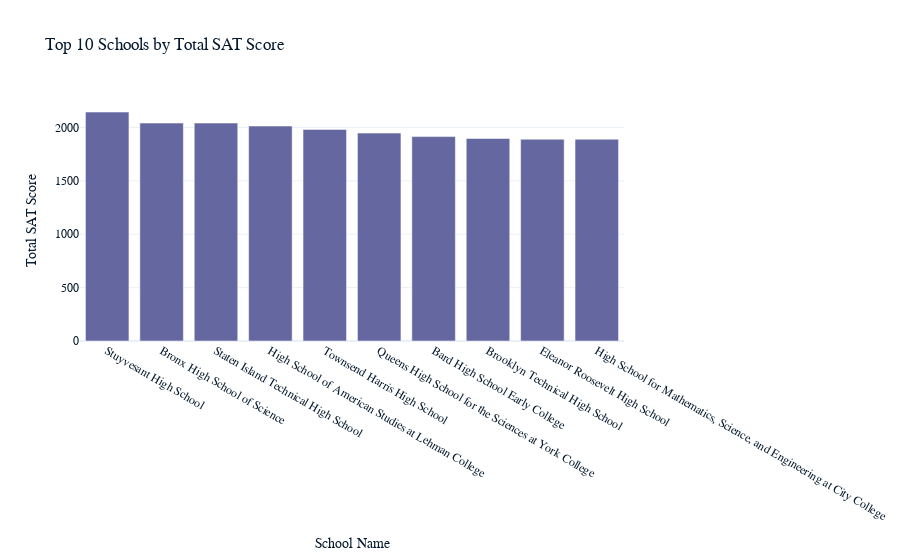

Notebook source saved alongside this figure:
### Code cell
import plotly.express as px

# Sort and select top 10 schools
sorted_schools = top_10_schools1[['school_name', 'total_SAT']].sort_values(by='total_SAT', ascending=False).head(10)

# Create bar chart
fig = px.bar(sorted_schools, x='school_name', y='total_SAT', title='Top 10 Schools by Total SAT Score', labels={'school_name': 'School Name', 'total_SAT': 'Total SAT Score'})
fig.show()

# Update the top_10_schools variable
sorted_schools

### Figure 1 — Plotly figure (JSON) as saved in the notebook; plotly's stock layout.template omitted (floating-point values rounded to 4 significant figures)
{"data": [{"alignmentgroup": "True", "hovertemplate": "School Name=%{x}<br>Total SAT Score=%{y}<extra></extra>", "legendgroup": "", "marker": {"color": "#6568a0", "pattern": {"shape": ""}}, "name": "", "offsetgroup": "", "orientation": "v", "showlegend": false, "textposition": "auto", "x": ["Stuyvesant High School", "Bronx High School of Science", "Staten Island Technical High School", "High School of American Studies at Lehman College", "Townsend Harris High School", "Queens High School for the Sciences at York College", "Bard High School Early College", "Brooklyn Technical High School", "Eleanor Roosevelt High School", "High School for Mathematics, Science, and Engineering at City College"], "xaxis": "x", "y": [2144, 2041, 2041, 2013, 1981, 1947, 1914, 1896, 1889, 1889], "yaxis": "y", "type": "bar"}], "layout": {"xaxis": {"anchor": "y", "domain": [0, 1], "title": {"text": "School Name"}}, "yaxis": {"anchor": "x", "domain": [0, 1], "title": {"text": "Total SAT Score"}}, "legend": {"tracegroupgap": 0}, "title": {"text": "Top 10 Schools by Total SAT Score"}, "barmode": "relative"}}
